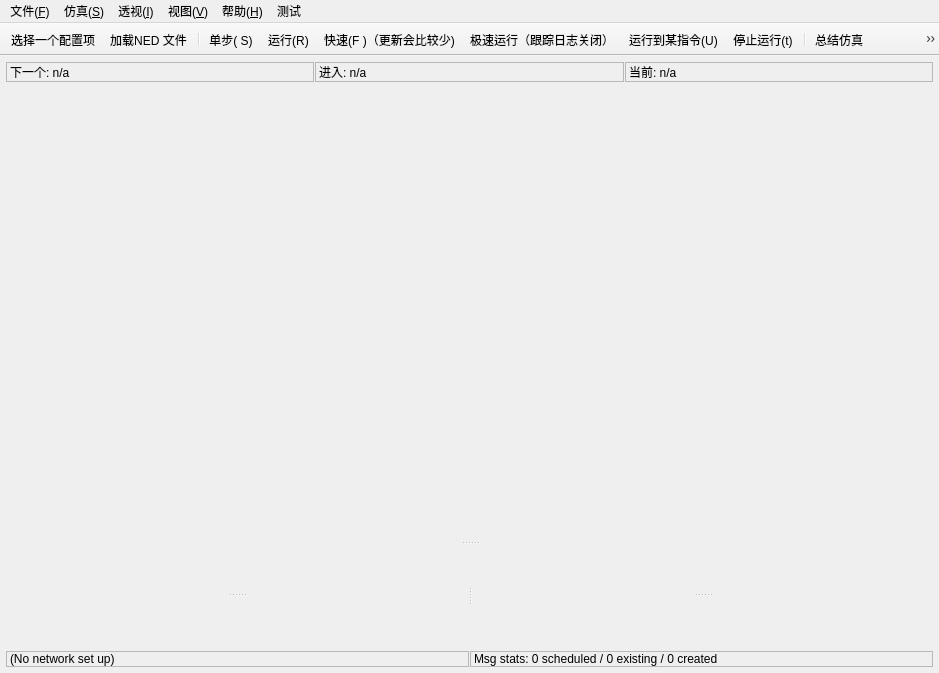
<?xml version="1.0" encoding="UTF-8"?>
<ui version="4.0">
 <class>MainWindow</class>
 <widget class="QMainWindow" name="MainWindow">
  <property name="geometry">
   <rect>
    <x>0</x>
    <y>0</y>
    <width>939</width>
    <height>673</height>
   </rect>
  </property>
  <property name="windowTitle">
   <string>XNET1.1 QT环境</string>
  </property>
  <property name="windowIcon">
   <iconset resource="icons.qrc">
    <normaloff>:/logo/logo128m</normaloff>:/logo/logo128m</iconset>
  </property>
  <property name="autoFillBackground">
   <bool>false</bool>
  </property>
  <property name="styleSheet">
   <string notr="true"/>
  </property>
  <property name="unifiedTitleAndToolBarOnMac">
   <bool>false</bool>
  </property>
  <widget class="QWidget" name="centralWidget">
   <property name="sizePolicy">
    <sizepolicy hsizetype="Expanding" vsizetype="Expanding">
     <horstretch>0</horstretch>
     <verstretch>0</verstretch>
    </sizepolicy>
   </property>
   <property name="maximumSize">
    <size>
     <width>16777215</width>
     <height>16777215</height>
    </size>
   </property>
   <layout class="QVBoxLayout" name="verticalLayout">
    <property name="spacing">
     <number>6</number>
    </property>
    <property name="leftMargin">
     <number>6</number>
    </property>
    <property name="topMargin">
     <number>0</number>
    </property>
    <property name="rightMargin">
     <number>6</number>
    </property>
    <property name="bottomMargin">
     <number>6</number>
    </property>
    <item>
     <widget class="QWidget" name="toolBarArea" native="true">
      <property name="whatsThis">
       <string>The mainToolBar will be moved into this widget at runtime, along with a layout containing the animation speed slider and the event labels.</string>
      </property>
     </widget>
    </item>
    <item>
     <layout class="QHBoxLayout" name="topStatusRow">
      <property name="spacing">
       <number>1</number>
      </property>
      <item>
       <widget class="QLabel" name="nextEventLabel">
        <property name="styleSheet">
         <string notr="true">QLabel { border: 1px solid palette(mid); }</string>
        </property>
        <property name="text">
         <string>下一个: n/a</string>
        </property>
        <property name="margin">
         <number>1</number>
        </property>
       </widget>
      </item>
      <item>
       <widget class="QLabel" name="nextModuleLabel">
        <property name="styleSheet">
         <string notr="true">QLabel { border: 1px solid palette(mid); }</string>
        </property>
        <property name="text">
         <string>进入: n/a</string>
        </property>
        <property name="margin">
         <number>1</number>
        </property>
       </widget>
      </item>
      <item>
       <widget class="QLabel" name="nextTimeLabel">
        <property name="styleSheet">
         <string notr="true">QLabel { border: 1px solid palette(mid); }</string>
        </property>
        <property name="text">
         <string>当前: n/a</string>
        </property>
        <property name="margin">
         <number>1</number>
        </property>
       </widget>
      </item>
     </layout>
    </item>
    <item>
     <widget class="QSplitter" name="mainSplitter">
      <property name="orientation">
       <enum>Qt::Vertical</enum>
      </property>
      <widget class="QWidget" name="timeLine" native="true">
       <property name="sizePolicy">
        <sizepolicy hsizetype="Preferred" vsizetype="Minimum">
         <horstretch>0</horstretch>
         <verstretch>0</verstretch>
        </sizepolicy>
       </property>
      </widget>
      <widget class="QSplitter" name="splitter_3">
       <property name="sizePolicy">
        <sizepolicy hsizetype="Expanding" vsizetype="Expanding">
         <horstretch>0</horstretch>
         <verstretch>0</verstretch>
        </sizepolicy>
       </property>
       <property name="minimumSize">
        <size>
         <width>100</width>
         <height>100</height>
        </size>
       </property>
       <property name="orientation">
        <enum>Qt::Horizontal</enum>
       </property>
       <widget class="QSplitter" name="splitter">
        <property name="sizePolicy">
         <sizepolicy hsizetype="Expanding" vsizetype="Expanding">
          <horstretch>0</horstretch>
          <verstretch>0</verstretch>
         </sizepolicy>
        </property>
        <property name="minimumSize">
         <size>
          <width>100</width>
          <height>100</height>
         </size>
        </property>
        <property name="orientation">
         <enum>Qt::Vertical</enum>
        </property>
        <widget class="QWidget" name="treeView" native="true">
         <property name="sizePolicy">
          <sizepolicy hsizetype="Preferred" vsizetype="Maximum">
           <horstretch>0</horstretch>
           <verstretch>0</verstretch>
          </sizepolicy>
         </property>
         <property name="minimumSize">
          <size>
           <width>100</width>
           <height>100</height>
          </size>
         </property>
         <property name="contextMenuPolicy">
          <enum>Qt::CustomContextMenu</enum>
         </property>
        </widget>
        <widget class="QWidget" name="objectInspector" native="true">
         <property name="sizePolicy">
          <sizepolicy hsizetype="Preferred" vsizetype="Maximum">
           <horstretch>0</horstretch>
           <verstretch>0</verstretch>
          </sizepolicy>
         </property>
         <property name="minimumSize">
          <size>
           <width>100</width>
           <height>100</height>
          </size>
         </property>
        </widget>
       </widget>
       <widget class="QSplitter" name="splitter_2">
        <property name="sizePolicy">
         <sizepolicy hsizetype="Expanding" vsizetype="Expanding">
          <horstretch>0</horstretch>
          <verstretch>0</verstretch>
         </sizepolicy>
        </property>
        <property name="minimumSize">
         <size>
          <width>100</width>
          <height>100</height>
         </size>
        </property>
        <property name="orientation">
         <enum>Qt::Vertical</enum>
        </property>
        <widget class="QWidget" name="mainArea" native="true">
         <property name="sizePolicy">
          <sizepolicy hsizetype="Expanding" vsizetype="Maximum">
           <horstretch>0</horstretch>
           <verstretch>0</verstretch>
          </sizepolicy>
         </property>
         <property name="minimumSize">
          <size>
           <width>100</width>
           <height>100</height>
          </size>
         </property>
        </widget>
        <widget class="QWidget" name="logInspector" native="true">
         <property name="sizePolicy">
          <sizepolicy hsizetype="Preferred" vsizetype="Maximum">
           <horstretch>0</horstretch>
           <verstretch>0</verstretch>
          </sizepolicy>
         </property>
         <property name="minimumSize">
          <size>
           <width>100</width>
           <height>100</height>
          </size>
         </property>
        </widget>
       </widget>
      </widget>
     </widget>
    </item>
    <item>
     <layout class="QHBoxLayout" name="statusBar">
      <property name="spacing">
       <number>1</number>
      </property>
      <item>
       <widget class="QLabel" name="labelConfigName">
        <property name="toolTip">
         <string>Current inifile configuration, run number, network name, and potential scheduler information</string>
        </property>
        <property name="styleSheet">
         <string notr="true">QLabel { border: 1px solid palette(mid); }</string>
        </property>
        <property name="text">
         <string>(No network set up)</string>
        </property>
        <property name="margin">
         <number>1</number>
        </property>
       </widget>
      </item>
      <item>
       <widget class="QLabel" name="labelMessageStats">
        <property name="toolTip">
         <string>Number of events (messages) currently scheduled /
Number of existing message objects, including scheduled ones /
Total number of messages created since start of the simulation</string>
        </property>
        <property name="styleSheet">
         <string notr="true">QLabel { border: 1px solid palette(mid); }</string>
        </property>
        <property name="text">
         <string>Msg stats: 0 scheduled / 0 existing / 0 created</string>
        </property>
        <property name="margin">
         <number>1</number>
        </property>
       </widget>
      </item>
     </layout>
    </item>
   </layout>
  </widget>
  <widget class="QMenuBar" name="menuBar">
   <property name="geometry">
    <rect>
     <x>0</x>
     <y>0</y>
     <width>939</width>
     <height>26</height>
    </rect>
   </property>
   <widget class="QMenu" name="menuFile">
    <property name="title">
     <string>文件(&amp;F)</string>
    </property>
    <addaction name="actionSetUpConfiguration"/>
    <addaction name="separator"/>
    <addaction name="actionLoadNedFile"/>
    <addaction name="actionSetUpUnconfiguredNetwork"/>
    <addaction name="separator"/>
    <addaction name="actionOpenPrimaryIniFile"/>
    <addaction name="separator"/>
    <addaction name="actionCreate_Snapshot"/>
    <addaction name="separator"/>
    <addaction name="actionPreferences"/>
    <addaction name="separator"/>
    <addaction name="actionQuit"/>
   </widget>
   <widget class="QMenu" name="menuSimulate">
    <property name="title">
     <string>仿真(&amp;S)</string>
    </property>
    <addaction name="actionOneStep"/>
    <addaction name="separator"/>
    <addaction name="actionRun"/>
    <addaction name="actionFastRun"/>
    <addaction name="actionExpressRun"/>
    <addaction name="actionRunUntil"/>
    <addaction name="separator"/>
    <addaction name="actionDebugNow"/>
    <addaction name="actionDebugNextEvent"/>
    <addaction name="actionDebugOnErrors"/>
    <addaction name="separator"/>
    <addaction name="actionStop"/>
    <addaction name="separator"/>
    <addaction name="actionEventlogRecording"/>
    <addaction name="actionRecordVideo"/>
    <addaction name="separator"/>
    <addaction name="actionConcludeSimulation"/>
    <addaction name="actionRebuildNetwork"/>
   </widget>
   <widget class="QMenu" name="menuInspect">
    <property name="title">
     <string>透视(&amp;I)</string>
    </property>
    <widget class="QMenu" name="menuAvailable_Components">
     <property name="title">
      <string>可用组件</string>
     </property>
     <addaction name="actionNedComponentTypes"/>
     <addaction name="actionRegisteredClasses"/>
     <addaction name="actionClassDescriptors"/>
     <addaction name="actionNED_Functions"/>
     <addaction name="actionRegistered_Enums"/>
     <addaction name="actionSupportedConfigurationOption"/>
     <addaction name="actionResultFilters"/>
     <addaction name="actionResultRecorders"/>
     <addaction name="actionMessagePrinters"/>
    </widget>
    <addaction name="actionNetwork"/>
    <addaction name="actionScheduledEvents"/>
    <addaction name="actionSimulation"/>
    <addaction name="separator"/>
    <addaction name="menuAvailable_Components"/>
    <addaction name="separator"/>
    <addaction name="actionFindInspectObjects"/>
    <addaction name="actionInspectByPointer"/>
   </widget>
   <widget class="QMenu" name="menuView">
    <property name="title">
     <string>视图(&amp;V)</string>
    </property>
    <addaction name="actionStatusDetails"/>
    <addaction name="actionTimeline"/>
    <addaction name="actionShowAnimationParams"/>
    <addaction name="separator"/>
    <addaction name="actionFlipWindowLayout"/>
    <addaction name="separator"/>
   </widget>
   <widget class="QMenu" name="menuHelp">
    <property name="title">
     <string>帮助(&amp;H)</string>
    </property>
    <addaction name="actionAbout_OMNeT_Qtenv"/>
   </widget>
   <widget class="QMenu" name="menuTest">
    <property name="title">
     <string>测试</string>
    </property>
    <addaction name="actionPos"/>
    <addaction name="separator"/>
    <addaction name="actionDown"/>
    <addaction name="actionUp"/>
   </widget>
   <addaction name="menuFile"/>
   <addaction name="menuSimulate"/>
   <addaction name="menuInspect"/>
   <addaction name="menuView"/>
   <addaction name="menuHelp"/>
   <addaction name="menuTest"/>
  </widget>
  <widget class="QToolBar" name="mainToolBar">
   <property name="contextMenuPolicy">
    <enum>Qt::NoContextMenu</enum>
   </property>
   <property name="windowTitle">
    <string>Qtenv toolbar</string>
   </property>
   <property name="layoutDirection">
    <enum>Qt::LeftToRight</enum>
   </property>
   <property name="movable">
    <bool>false</bool>
   </property>
   <property name="allowedAreas">
    <set>Qt::TopToolBarArea</set>
   </property>
   <property name="iconSize">
    <size>
     <width>30</width>
     <height>19</height>
    </size>
   </property>
   <property name="floatable">
    <bool>false</bool>
   </property>
   <attribute name="toolBarArea">
    <enum>TopToolBarArea</enum>
   </attribute>
   <attribute name="toolBarBreak">
    <bool>false</bool>
   </attribute>
   <addaction name="actionSetUpConfiguration"/>
   <addaction name="actionLoadNedFile"/>
   <addaction name="separator"/>
   <addaction name="actionOneStep"/>
   <addaction name="actionRun"/>
   <addaction name="actionFastRun"/>
   <addaction name="actionExpressRun"/>
   <addaction name="actionRunUntil"/>
   <addaction name="actionStop"/>
   <addaction name="separator"/>
   <addaction name="actionConcludeSimulation"/>
   <addaction name="actionRebuildNetwork"/>
   <addaction name="separator"/>
   <addaction name="actionEventlogRecording"/>
   <addaction name="separator"/>
   <addaction name="actionFindInspectObjects"/>
   <addaction name="separator"/>
   <addaction name="actionVerticalLayout"/>
   <addaction name="actionHorizontalLayout"/>
   <addaction name="actionTimeline"/>
   <addaction name="separator"/>
   <addaction name="actionPreferences"/>
   <addaction name="separator"/>
   <addaction name="actionRecordVideo"/>
  </widget>
  <action name="actionQuit">
   <property name="text">
    <string>退出(&amp;x)</string>
   </property>
   <property name="shortcut">
    <string>Ctrl+Q</string>
   </property>
   <property name="shortcutContext">
    <enum>Qt::ApplicationShortcut</enum>
   </property>
  </action>
  <action name="actionOneStep">
   <property name="checkable">
    <bool>true</bool>
   </property>
   <property name="icon">
    <iconset resource="icons.qrc">
     <normaloff>:/tools/step</normaloff>:/tools/step</iconset>
   </property>
   <property name="text">
    <string>单步( &amp;S)</string>
   </property>
   <property name="toolTip">
    <string>单独执行(F4)</string>
   </property>
   <property name="shortcut">
    <string>F4</string>
   </property>
   <property name="shortcutContext">
    <enum>Qt::ApplicationShortcut</enum>
   </property>
  </action>
  <action name="actionRun">
   <property name="checkable">
    <bool>true</bool>
   </property>
   <property name="icon">
    <iconset resource="icons.qrc">
     <normaloff>:/tools/run</normaloff>:/tools/run</iconset>
   </property>
   <property name="text">
    <string>运行(&amp;R)</string>
   </property>
   <property name="toolTip">
    <string>普通运行 (F5)</string>
   </property>
   <property name="shortcut">
    <string>F5</string>
   </property>
   <property name="shortcutContext">
    <enum>Qt::ApplicationShortcut</enum>
   </property>
  </action>
  <action name="actionSetUpConfiguration">
   <property name="icon">
    <iconset resource="icons.qrc">
     <normaloff>:/tools/newrun</normaloff>:/tools/newrun</iconset>
   </property>
   <property name="text">
    <string>&amp;选择一个配置项</string>
   </property>
   <property name="toolTip">
    <string>设置INI文件的选项</string>
   </property>
  </action>
  <action name="actionStop">
   <property name="icon">
    <iconset resource="icons.qrc">
     <normaloff>:/tools/stop</normaloff>:/tools/stop</iconset>
   </property>
   <property name="text">
    <string>停止运行(&amp;t)</string>
   </property>
   <property name="toolTip">
    <string>暂停 (F8)</string>
   </property>
   <property name="shortcut">
    <string>F8</string>
   </property>
   <property name="shortcutContext">
    <enum>Qt::ApplicationShortcut</enum>
   </property>
  </action>
  <action name="actionFastRun">
   <property name="checkable">
    <bool>true</bool>
   </property>
   <property name="icon">
    <iconset resource="icons.qrc">
     <normaloff>:/tools/fast</normaloff>:/tools/fast</iconset>
   </property>
   <property name="text">
    <string>快速(&amp;F )（更新会比较少)</string>
   </property>
   <property name="toolTip">
    <string>快速运行，会减少刷新 (F6)</string>
   </property>
   <property name="shortcut">
    <string>F6</string>
   </property>
   <property name="shortcutContext">
    <enum>Qt::ApplicationShortcut</enum>
   </property>
  </action>
  <action name="actionExpressRun">
   <property name="checkable">
    <bool>true</bool>
   </property>
   <property name="icon">
    <iconset resource="icons.qrc">
     <normaloff>:/tools/express</normaloff>:/tools/express</iconset>
   </property>
   <property name="text">
    <string>极速运行（跟踪日志关闭）</string>
   </property>
   <property name="toolTip">
    <string>极速运行，没有文字输出和动画 (F7)</string>
   </property>
   <property name="shortcut">
    <string>F7</string>
   </property>
   <property name="shortcutContext">
    <enum>Qt::ApplicationShortcut</enum>
   </property>
  </action>
  <action name="actionRunUntil">
   <property name="checkable">
    <bool>true</bool>
   </property>
   <property name="icon">
    <iconset resource="icons.qrc">
     <normaloff>:/tools/until</normaloff>:/tools/until</iconset>
   </property>
   <property name="text">
    <string>运行到某指令(&amp;U)</string>
   </property>
   <property name="toolTip">
    <string>运行到某时间或者某事件 (Ctrl+F5)</string>
   </property>
   <property name="shortcut">
    <string>Ctrl+F5</string>
   </property>
   <property name="shortcutContext">
    <enum>Qt::ApplicationShortcut</enum>
   </property>
  </action>
  <action name="actionLoadNedFile">
   <property name="icon">
    <iconset resource="icons.qrc">
     <normaloff>:/tools/loadned</normaloff>:/tools/loadned</iconset>
   </property>
   <property name="text">
    <string>&amp;加载NED 文件...</string>
   </property>
   <property name="toolTip">
    <string>&amp;加载NED 文件...</string>
   </property>
  </action>
  <action name="actionConcludeSimulation">
   <property name="icon">
    <iconset resource="icons.qrc">
     <normaloff>:/tools/finish</normaloff>:/tools/finish</iconset>
   </property>
   <property name="text">
    <string>总结仿真</string>
   </property>
   <property name="toolTip">
    <string>总结</string>
   </property>
  </action>
  <action name="actionEventlogRecording">
   <property name="checkable">
    <bool>true</bool>
   </property>
   <property name="icon">
    <iconset resource="icons.qrc">
     <normaloff>:/tools/recordeventlog</normaloff>:/tools/recordeventlog</iconset>
   </property>
   <property name="text">
    <string>事件日志记录</string>
   </property>
   <property name="toolTip">
    <string>事件日志记录 开/关(Ctrl+G)</string>
   </property>
   <property name="shortcut">
    <string>Ctrl+G</string>
   </property>
  </action>
  <action name="actionFindInspectObjects">
   <property name="icon">
    <iconset resource="icons.qrc">
     <normaloff>:/tools/findobj</normaloff>:/tools/findobj</iconset>
   </property>
   <property name="text">
    <string>查找对象</string>
   </property>
   <property name="toolTip">
    <string>查找 (Ctrl+S)</string>
   </property>
   <property name="shortcut">
    <string>Ctrl+S</string>
   </property>
  </action>
  <action name="actionVerticalLayout">
   <property name="checkable">
    <bool>true</bool>
   </property>
   <property name="checked">
    <bool>false</bool>
   </property>
   <property name="icon">
    <iconset resource="icons.qrc">
     <normaloff>:/tools/vertical</normaloff>:/tools/vertical</iconset>
   </property>
   <property name="text">
    <string>垂直排列窗口</string>
   </property>
   <property name="toolTip">
    <string>垂直排列窗口</string>
   </property>
  </action>
  <action name="actionHorizontalLayout">
   <property name="checkable">
    <bool>true</bool>
   </property>
   <property name="icon">
    <iconset resource="icons.qrc">
     <normaloff>:/tools/horizontal</normaloff>:/tools/horizontal</iconset>
   </property>
   <property name="text">
    <string>横向排列窗口</string>
   </property>
  </action>
  <action name="actionTimeline">
   <property name="checkable">
    <bool>true</bool>
   </property>
   <property name="checked">
    <bool>false</bool>
   </property>
   <property name="icon">
    <iconset resource="icons.qrc">
     <normaloff>:/objects/fes</normaloff>:/objects/fes</iconset>
   </property>
   <property name="text">
    <string>时间轴</string>
   </property>
   <property name="toolTip">
    <string>显示/隐藏 时间轴 (Ctrl+T)</string>
   </property>
   <property name="shortcut">
    <string>Ctrl+T</string>
   </property>
  </action>
  <action name="actionPreferences">
   <property name="icon">
    <iconset resource="icons.qrc">
     <normaloff>:/tools/config</normaloff>:/tools/config</iconset>
   </property>
   <property name="text">
    <string>首选项(&amp;P)</string>
   </property>
  </action>
  <action name="actionSetUpUnconfiguredNetwork">
   <property name="text">
    <string>设置一个未配置的网络</string>
   </property>
  </action>
  <action name="actionOpenPrimaryIniFile">
   <property name="text">
    <string>打开首选INI文件</string>
   </property>
  </action>
  <action name="actionCreate_Snapshot">
   <property name="text">
    <string>创建快照</string>
   </property>
  </action>
  <action name="actionDebugNextEvent">
   <property name="text">
    <string>调试下一个事件</string>
   </property>
   <property name="shortcut">
    <string>Ctrl+F9</string>
   </property>
  </action>
  <action name="actionRebuildNetwork">
   <property name="icon">
    <iconset resource="icons.qrc">
     <normaloff>:/tools/rebuild</normaloff>:/tools/rebuild</iconset>
   </property>
   <property name="text">
    <string>重设网络</string>
   </property>
   <property name="toolTip">
    <string>重置网络</string>
   </property>
   <property name="shortcut">
    <string>Ctrl+Shift+R</string>
   </property>
  </action>
  <action name="actionNetwork">
   <property name="text">
    <string>网络</string>
   </property>
  </action>
  <action name="actionScheduledEvents">
   <property name="text">
    <string>未来事件队列 (FES)</string>
   </property>
  </action>
  <action name="actionSimulation">
   <property name="text">
    <string>仿真</string>
   </property>
  </action>
  <action name="actionNedComponentTypes">
   <property name="text">
    <string>NED 组件</string>
   </property>
  </action>
  <action name="actionRegisteredClasses">
   <property name="text">
    <string>注册的类</string>
   </property>
  </action>
  <action name="actionNED_Functions">
   <property name="text">
    <string>NED 函数</string>
   </property>
  </action>
  <action name="actionRegistered_Enums">
   <property name="text">
    <string>注册的枚举</string>
   </property>
  </action>
  <action name="actionSupportedConfigurationOption">
   <property name="text">
    <string>配置选项</string>
   </property>
  </action>
  <action name="actionInspectByPointer">
   <property name="text">
    <string>透视查看指向位置</string>
   </property>
  </action>
  <action name="actionStatusDetails">
   <property name="checkable">
    <bool>true</bool>
   </property>
   <property name="text">
    <string>状态详情</string>
   </property>
   <property name="shortcut">
    <string>Ctrl+D</string>
   </property>
  </action>
  <action name="actionFlipWindowLayout">
   <property name="text">
    <string>分割窗口布局</string>
   </property>
  </action>
  <action name="actionAbout_OMNeT_Qtenv">
   <property name="text">
    <string>关于</string>
   </property>
  </action>
  <action name="actionRecordVideo">
   <property name="checkable">
    <bool>true</bool>
   </property>
   <property name="icon">
    <iconset resource="icons.qrc">
     <normaloff>:/tools/recordvideo</normaloff>:/tools/recordvideo</iconset>
   </property>
   <property name="text">
    <string>视频记录图片</string>
   </property>
   <property name="toolTip">
    <string>记录为视频图片 (Ctrl+M)</string>
   </property>
   <property name="shortcut">
    <string>Ctrl+M</string>
   </property>
  </action>
  <action name="actionShowAnimationParams">
   <property name="checkable">
    <bool>true</bool>
   </property>
   <property name="icon">
    <iconset resource="icons.qrc">
     <normaloff>:/tools/props</normaloff>:/tools/props</iconset>
   </property>
   <property name="text">
    <string>动画参数</string>
   </property>
   <property name="toolTip">
    <string>Show Animation Parameters (Ctrl+N)</string>
   </property>
   <property name="shortcut">
    <string>Ctrl+N</string>
   </property>
  </action>
  <action name="actionDebugOnErrors">
   <property name="checkable">
    <bool>true</bool>
   </property>
   <property name="text">
    <string>遇到错误调试</string>
   </property>
   <property name="toolTip">
    <string>Break into the debugger upon runtime errors</string>
   </property>
  </action>
  <action name="actionClassDescriptors">
   <property name="text">
    <string>类描述符</string>
   </property>
   <property name="toolTip">
    <string>Class Descriptors</string>
   </property>
  </action>
  <action name="actionResultFilters">
   <property name="text">
    <string>结果记录</string>
   </property>
   <property name="toolTip">
    <string>Result Filters</string>
   </property>
  </action>
  <action name="actionResultRecorders">
   <property name="text">
    <string>结果记录</string>
   </property>
   <property name="toolTip">
    <string>Result Recorders</string>
   </property>
  </action>
  <action name="actionMessagePrinters">
   <property name="text">
    <string>消息输出</string>
   </property>
   <property name="toolTip">
    <string>Message Printers</string>
   </property>
  </action>
  <action name="actionDebugNow">
   <property name="text">
    <string>调试当前事件</string>
   </property>
  </action>
  <action name="actionPos">
   <property name="text">
    <string>设置位置</string>
   </property>
  </action>
  <action name="actionDown">
   <property name="text">
    <string>关机</string>
   </property>
  </action>
  <action name="actionUp">
   <property name="text">
    <string>开机</string>
   </property>
  </action>
 </widget>
 <layoutdefault spacing="6" margin="11"/>
 <resources>
  <include location="icons.qrc"/>
 </resources>
 <connections/>
</ui>
